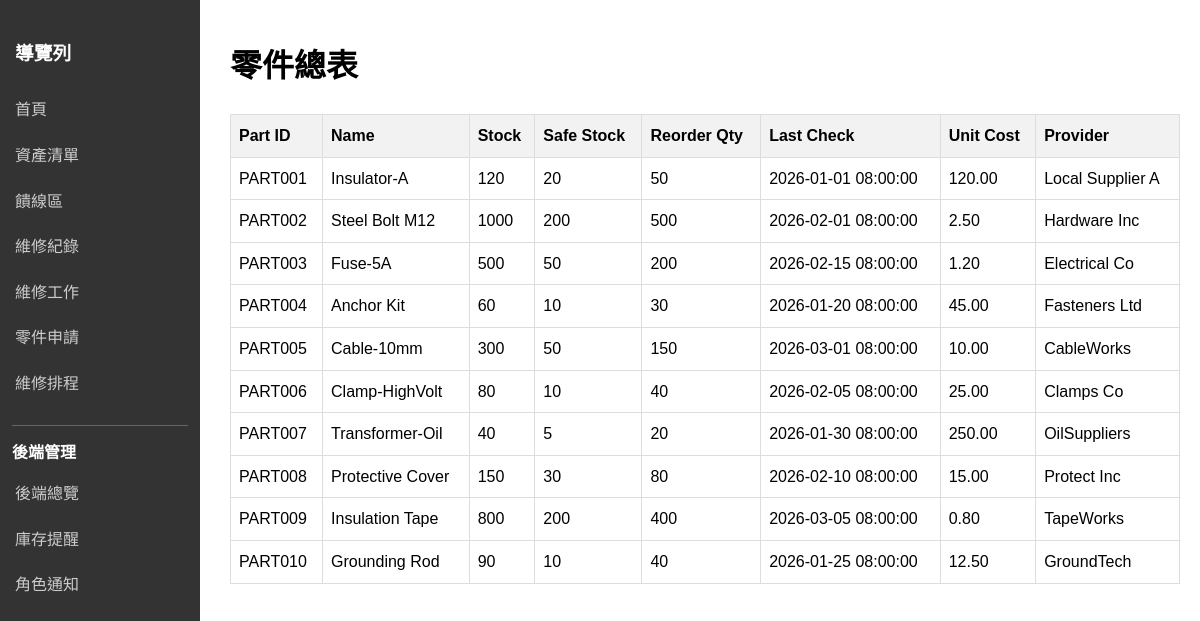
The page /src/public/parts-list.php (signed in) on the database its author committed.
### tables this page shows
CREATE TABLE IF NOT EXISTS `Partspecs` (
  `part_id` varchar(50) PRIMARY KEY NOT NULL comment '零件ID',
  `part_name` varchar(50) comment '零件名稱',
  `stock` int comment '庫存',
  `safe_stock` int comment '安全庫存',
  `reorder_qty` int comment '建議補貨量',
  `last_check_time` datetime comment '最後盤點時間',
  `unit_cost` decimal(10,2) comment '單價',
  `provider` varchar(50) NOT NULL comment '供應商'
);

### src/public/parts-list.php (the view, shortened to what this page needs)
<?php
$pdo = null;
try {
    $dsn = 'mysql:host=' . $_ENV['DB_HOST'] . ';dbname=' . $_ENV['DB_NAME'] . ';port=' . $_ENV['DB_PORT'];
    $pdo = new PDO($dsn, $_ENV['DB_USER'], $_ENV['DB_PASS']);
    $pdo->setAttribute(PDO::ATTR_ERRMODE, PDO::ERRMODE_EXCEPTION);
} catch (PDOException $e) {
    die('Database connection failed: ' . $e->getMessage());
}
$stmt = $pdo->query('SELECT * FROM Partspecs ORDER BY part_id');
$parts = $stmt->fetchAll(PDO::FETCH_ASSOC);
?>
<!DOCTYPE html>
<html lang="zh-Hant">
<head>
    <link rel="stylesheet" href="css/style.css">
</head>
<body>
    <div class="sidebar">
        <h3>導覽列</h3>
        <a href="maintenances.php">首頁</a>
        <a href="assets.php">資產清單</a>
        <a href="index.php#powerasset-search">饋線區</a>
        <a href="maint-history.php">維修紀錄</a>
        <a href="maint-todo.php">維修工作</a>
        <a href="parts-request.php">零件申請</a>
        <a href="schedule-maint.php">維修排程</a>
        <?php require_once __DIR__ . '/backend-menu.php'; backend_render_menu(); ?>
    </div>
    <div class="main">
        <h1>零件總表</h1>
        <table>
            <thead>
                <tr>
                    <th>Part ID</th>
                    <th>Name</th>
                    <th>Stock</th>
                    <th>Safe Stock</th>
                    <th>Reorder Qty</th>
                    <th>Last Check</th>
                    <th>Unit Cost</th>
                    <th>Provider</th>
                </tr>
            </thead>
            <tbody>
                <?php foreach ($parts as $p): ?>
                <tr>
                    <td><?= htmlspecialchars($p['part_id']) ?></td>
                    <td><?= htmlspecialchars($p['part_name']) ?></td>
                    <td><?= htmlspecialchars($p['stock']) ?></td>
                    <td><?= htmlspecialchars($p['safe_stock']) ?></td>
                    <td><?= htmlspecialchars($p['reorder_qty']) ?></td>
                    <td><?= htmlspecialchars($p['last_check_time']) ?></td>
                    <td><?= htmlspecialchars($p['unit_cost']) ?></td>
                    <td><?= htmlspecialchars($p['provider']) ?></td>
                </tr>
                <?php endforeach; ?>
            </tbody>
        </table>
    </div>
</body>
</html>

### src/public/css/style.css (style rules this page uses)
body { font-family: sans-serif; margin: 0; line-height: 1.6; }
.main { margin-left: 210px; padding: 20px; }
.sidebar { height: 100%; width: 200px; position: fixed; z-index: 1; top: 0; left: 0; background-color: #333; padding-top: 20px; color: white; }
.sidebar h3 { padding: 0 15px; }
.sidebar a { padding: 10px 15px; text-decoration: none; font-size: 16px; color: #ccc; display: block; }
table { width: 100%; border-collapse: collapse; margin-bottom: 30px; }
th, td { border: 1px solid #ddd; padding: 12px; text-align: left; }
th { background-color: #f8f9fa; }

### src/public/parts-list.php (style rules this page uses)
table { width:100%;border-collapse:collapse; }
th,td { border:1px solid #ddd;padding:8px;text-align:left; }
th { background:#f2f2f2; }

### rows shown on the page
partspecs: part_id "PART001", part_name "Insulator-A", stock "120", safe_stock "20", reorder_qty "50", last_check_time "2026-01-01 08:00:00", unit_cost "120.00", provider "Local Supplier A"
partspecs: part_id "PART002", part_name "Steel Bolt M12", stock "1000", safe_stock "200", reorder_qty "500", last_check_time "2026-02-01 08:00:00", unit_cost "2.50", provider "Hardware Inc"
partspecs: part_id "PART003", part_name "Fuse-5A", stock "500", safe_stock "50", reorder_qty "200", last_check_time "2026-02-15 08:00:00", unit_cost "1.20", provider "Electrical Co"
partspecs: part_id "PART004", part_name "Anchor Kit", stock "60", safe_stock "10", reorder_qty "30", last_check_time "2026-01-20 08:00:00", unit_cost "45.00", provider "Fasteners Ltd"
partspecs: part_id "PART005", part_name "Cable-10mm", stock "300", safe_stock "50", reorder_qty "150", last_check_time "2026-03-01 08:00:00", unit_cost "10.00", provider "CableWorks"
partspecs: part_id "PART006", part_name "Clamp-HighVolt", stock "80", safe_stock "10", reorder_qty "40", last_check_time "2026-02-05 08:00:00", unit_cost "25.00", provider "Clamps Co"
partspecs: part_id "PART007", part_name "Transformer-Oil", stock "40", safe_stock "5", reorder_qty "20", last_check_time "2026-01-30 08:00:00", unit_cost "250.00", provider "OilSuppliers"
partspecs: part_id "PART008", part_name "Protective Cover", stock "150", safe_stock "30", reorder_qty "80", last_check_time "2026-02-10 08:00:00", unit_cost "15.00", provider "Protect Inc"
partspecs: part_id "PART009", part_name "Insulation Tape", stock "800", safe_stock "200", reorder_qty "400", last_check_time "2026-03-05 08:00:00", unit_cost "0.80", provider "TapeWorks"
partspecs: part_id "PART010", part_name "Grounding Rod", stock "90", safe_stock "10", reorder_qty "40", last_check_time "2026-01-25 08:00:00", unit_cost "12.50", provider "GroundTech"

### other values the page prints
backend_e($item['label']) "後端總覽"
backend_e($item['label']) "庫存提醒"
backend_e($item['label']) "角色通知"
